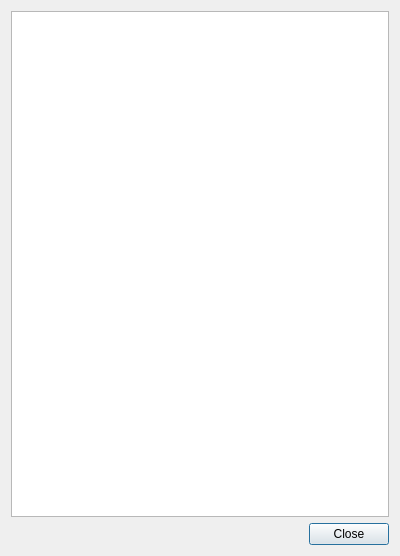
<?xml version="1.0" encoding="UTF-8"?>
<ui version="4.0">
 <class>ZInfoDialog</class>
 <widget class="QDialog" name="ZInfoDialog">
  <property name="geometry">
   <rect>
    <x>0</x>
    <y>0</y>
    <width>400</width>
    <height>556</height>
   </rect>
  </property>
  <property name="windowTitle">
   <string>Information</string>
  </property>
  <layout class="QVBoxLayout" name="verticalLayout">
   <item>
    <widget class="QPlainTextEdit" name="infoWidget">
     <property name="enabled">
      <bool>true</bool>
     </property>
    </widget>
   </item>
   <item>
    <widget class="QDialogButtonBox" name="buttonBox">
     <property name="orientation">
      <enum>Qt::Horizontal</enum>
     </property>
     <property name="standardButtons">
      <set>QDialogButtonBox::Close</set>
     </property>
    </widget>
   </item>
  </layout>
 </widget>
 <resources/>
 <connections>
  <connection>
   <sender>buttonBox</sender>
   <signal>accepted()</signal>
   <receiver>ZInfoDialog</receiver>
   <slot>accept()</slot>
   <hints>
    <hint type="sourcelabel">
     <x>248</x>
     <y>254</y>
    </hint>
    <hint type="destinationlabel">
     <x>157</x>
     <y>274</y>
    </hint>
   </hints>
  </connection>
  <connection>
   <sender>buttonBox</sender>
   <signal>rejected()</signal>
   <receiver>ZInfoDialog</receiver>
   <slot>reject()</slot>
   <hints>
    <hint type="sourcelabel">
     <x>316</x>
     <y>260</y>
    </hint>
    <hint type="destinationlabel">
     <x>286</x>
     <y>274</y>
    </hint>
   </hints>
  </connection>
 </connections>
</ui>
